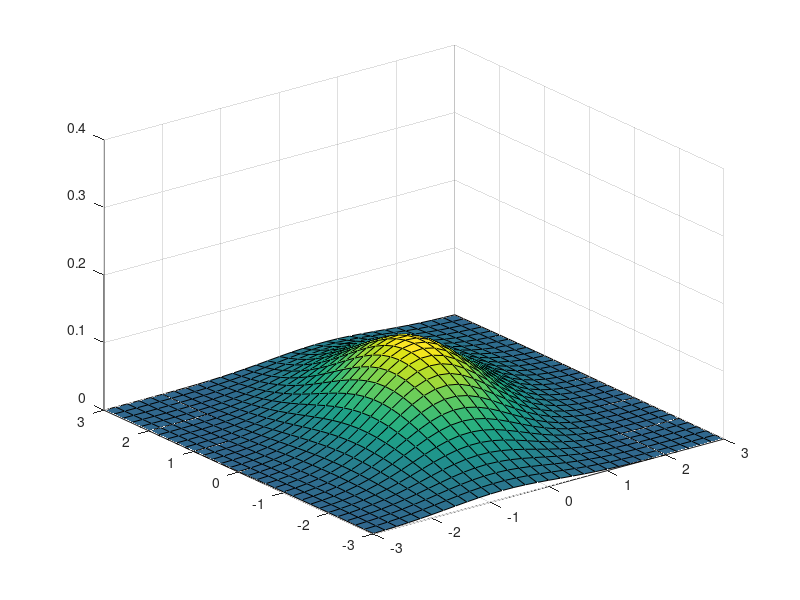

MATLAB code for this plot:
% The probability density function (pdf) of the 
% d-dimensional multivariate normal distribution is
% y = exp((−(x-μ)Σ^-1(x-μ)')/2)/(√∣Σ∣(2π)^d)
% mathworksref

% setting mu [0,0] mean scalar
mu = [0 0];

% initializing K Covariance matrix
K = [1 0.5; 0.5 2];

% initiaiting evenly spaced grid in 2D to plot on
x1 = -3:0.2:3;
x2 = -3:0.2:3;
[X1,X2] = meshgrid(x1,x2);
X = [X1(:) X2(:)];

% calculate using the mvnpdf function
% normal distribution over the grid



% way 1 is using the mvnpdf function
y = mvnpdf(X,mu,K);
y = reshape(y,length(x2),length(x1));


% clearly even when we look at 
% the doc for mvnpdf its obvious that the 
% fuction output is exactly the formula of 
% the pdf we want
% https://www.mathworks.com/help/stats/mvnpdf.html#d124e679090


% way 2 is calculating using 
% the function defination
% y = exp((x-mu)* inverse(K)/2)/sqrt(mod(K)*(2*3.141)^d)


 

% plot the probability density function
surf(x1,x2,y)
caxis([min(y(:))-0.5*range(y(:)),max(y(:))])
axis([-3 3 -3 3 0 0.4])
